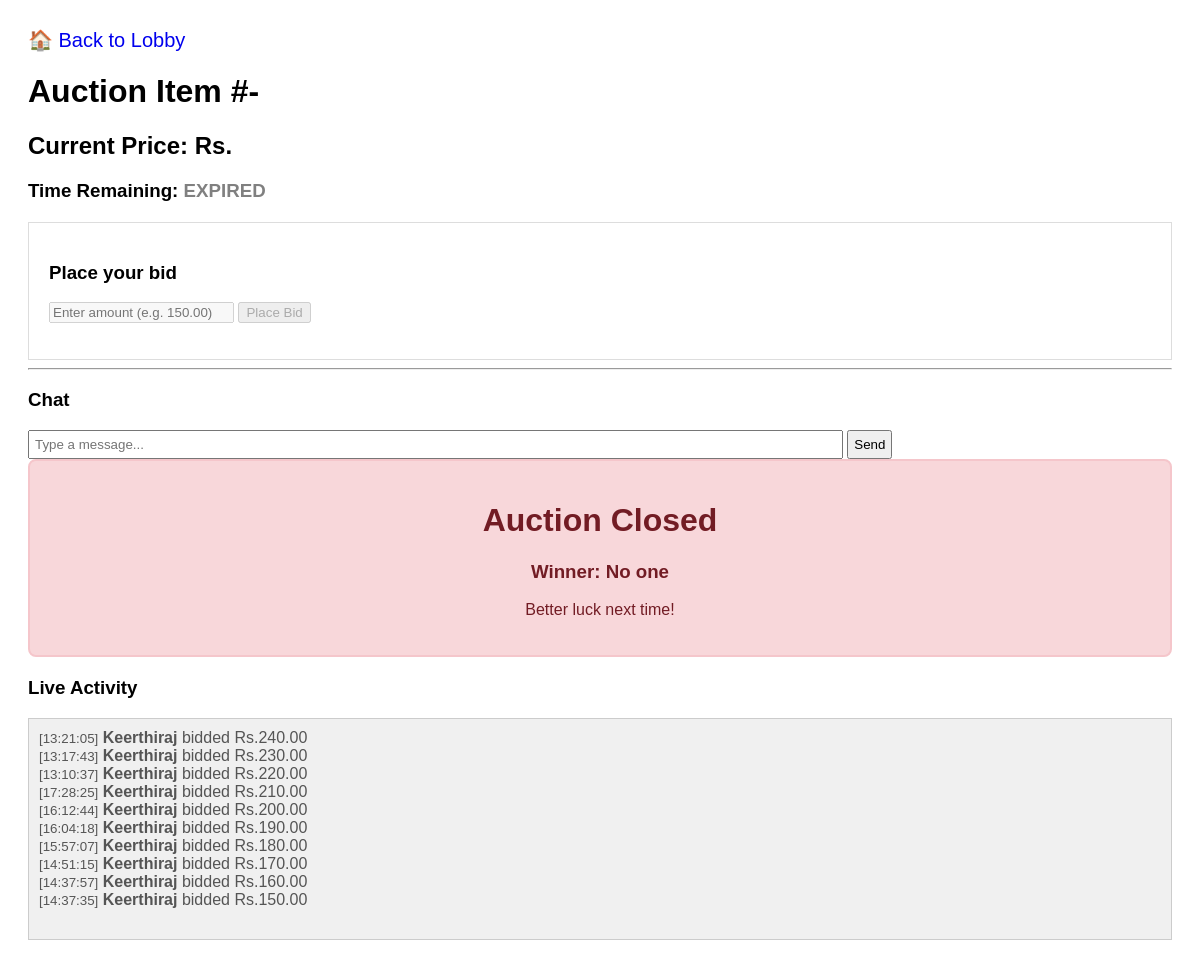
Page /auction/room/1/ on the earlier database version.
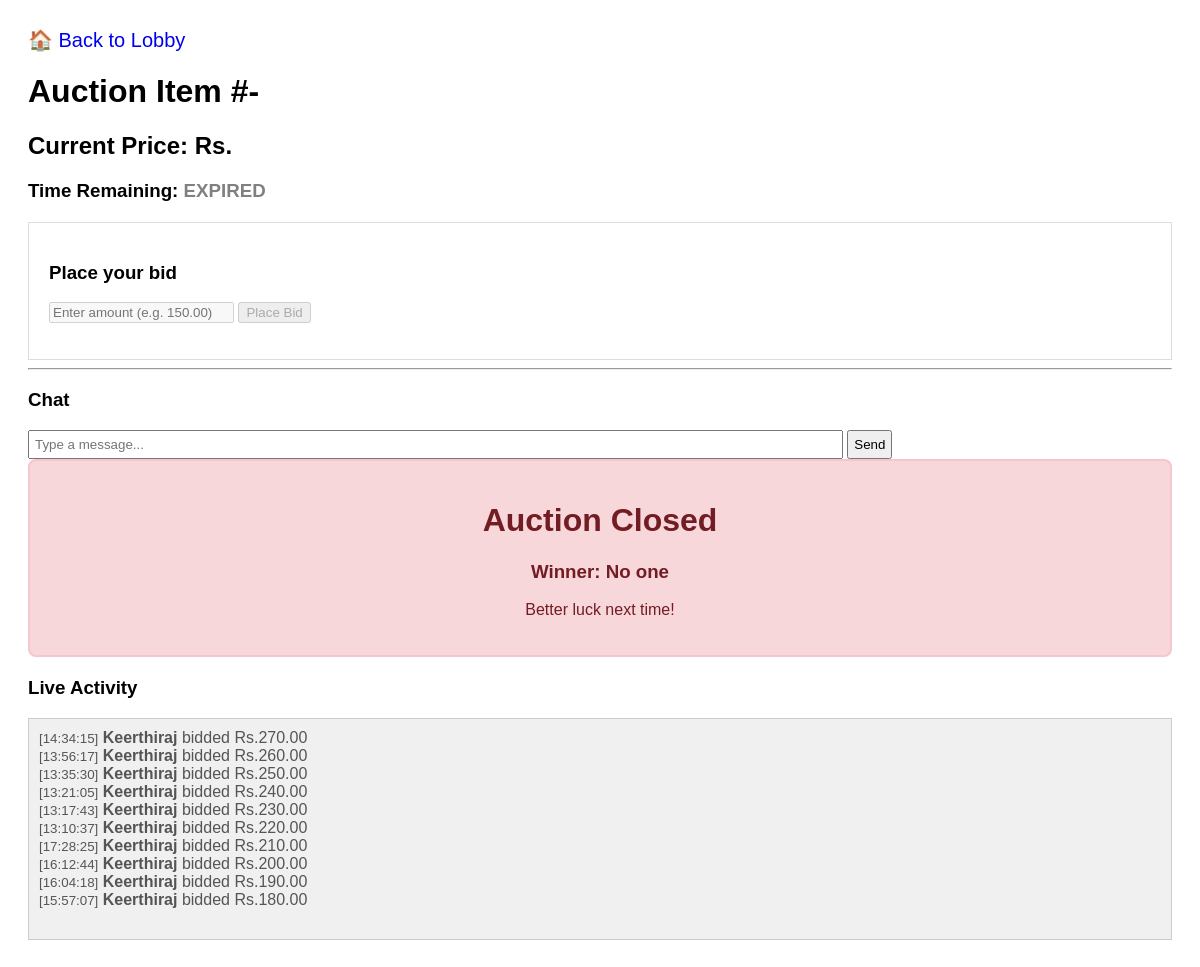
Same page on the later database version.
### auction/models.py (models this page shows)
class Bid(models.Model):
    auction = models.ForeignKey(Auction, on_delete=models.CASCADE, related_name='bids')
    user = models.ForeignKey(User, on_delete=models.CASCADE)
    amount = models.DecimalField(max_digits=10, decimal_places=2)
    timestamp = models.DateTimeField(auto_now_add=True)
    status = models.CharField(
        max_length=20,
        choices=[('pending', 'Pending'), ('accepted', 'Accepted'), ('rejected', 'Rejected')],
        default='pending'
    )
    ip_address = models.GenericIPAddressField(null=True)
    class Meta:
        indexes = [
            models.Index(fields=['auction', 'timestamp']),
            models.Index(fields=['user', '-timestamp']),
        ]
        ordering = ['-timestamp']

### auction/views.py (the view)
# urls.py: path('room/<str:room_name>/', views.room, name='room'),
def room(request, room_name):
    auction = get_object_or_404(Auction, id=room_name)
    if auction.status == 'active' and timezone.now() > auction.end_time:
        pass
    previous_bids = auction.bids.filter(status='accepted').order_by('-timestamp')[:10]
    return render(request, 'auction/room.html',
                  {'room_name': room_name,
                   'item': auction,
                   'previous_bids': previous_bids
                   })

### auction/templates/auction/room.html (shortened to what this page needs)
{% load static %}
<!DOCTYPE html>
<html>
<head>
</head>
<body>
    <a href="{% url 'index' %}" style="text-decoration: none; font-size: 20px;">🏠 Back to Lobby</a>
    <h1>Auction Item #-  {{auction.title}}</h1>
    <h2>Current Price: Rs.</h2>
    <h3>Time Remaining: <span id="timer" style="color: red; font-weight: bold;">{{auction.timeuntil}}</span></h3>
    <div class="box">
        <h3>Place your bid</h3>
        <input type="number" id="bid-amount" placeholder="Enter amount (e.g. 150.00)">
        <button onclick="submitBid()">Place Bid</button>
    </div>
    <hr>
    <h3>Chat</h3>
    <input id="chat-input" type="text" placeholder="Type a message..." style="width:70%; padding:5px;">
    <button id="chat-submit" style="padding: 5px;">Send</button>
    {% if not auction.status == 'active' %}
        <div style="padding: 20px; text-align: center; margin-bottom: 20px; border-radius: 8px;
            {% if auction.highest_bidder == request.user %}
                background-color: #d4edda; color: #155724; border: 2px solid #c3e6cb;
            {% else %}
                background-color: #f8d7da; color: #721c24; border: 2px solid #f5c6cb;
            {% endif %}">
            <h1>Auction Closed</h1>
            {% if auction.highest_bidder == request.user %}
                <h2>🎉 CONGRATULATIONS! YOU WON! 🎉</h2>
                <p>You secured this item for <strong>Rs.{{ auction.current_price }}</strong></p>
            {% else %}
                <h3>Winner: {{ auction.highest_bidder.username|default:"No one" }}</h3>
                <p>Better luck next time!</p>
            {% endif %}
        </div>
    {% endif %}
    <h3>Live Activity</h3>
    <div id="log" style="height: 200px; overflow-y: scroll; border: 1px solid #ccc; padding: 10px;">
        {% for bid in previous_bids %}
            <div style="color:#555; border: bottom 1px solid #eee;">
                <small>[{{ bid.timestamp|date:"H:i:s" }}]</small>
                <strong>{{ bid.user.username}}  </strong>bidded   Rs.{{bid.amount}}
            </div>
        {% empty %}
            <div style="color:gray; font-style: italic; ">No bids yet. Be the first to bid!</div>
        {% endfor %}
    </div>
</body>
</html>

Differences in the rows shown:
no longer on this page (row unchanged): Bid: timestamp "14:51:15", user.username "Keerthiraj", amount "170.00"
no longer on this page (row unchanged): Bid: timestamp "14:37:57", user.username "Keerthiraj", amount "160.00"
no longer on this page (row unchanged): Bid: timestamp "14:37:35", user.username "Keerthiraj", amount "150.00"
added Bid: timestamp "14:34:15", user.username "Keerthiraj", amount "270.00"
added Bid: timestamp "13:56:17", user.username "Keerthiraj", amount "260.00"
added Bid: timestamp "13:35:30", user.username "Keerthiraj", amount "250.00"
